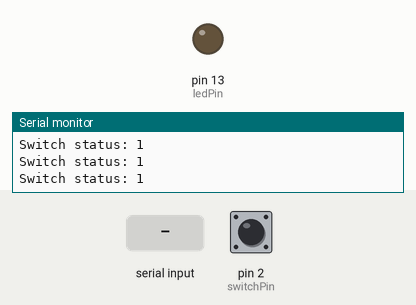
Recording of a sketch running on a simulated Arduino Uno, built with avr-gcc and run on an emulated ATmega328P. On the bench: output pins drawn as LEDs (lit = HIGH), the last lines printed to the serial monitor. The test bench sets the inputs (shaded band); at power-on: pin 2 (switchPin) HIGH.

Above: at 1.2 s.
1.3 s: "led_on\n" received over Serial
At 2.2 s:
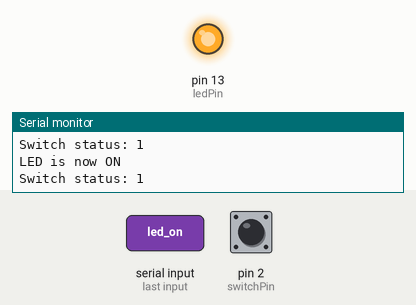
3.0 s: "led_off\n" received over Serial
At 3.6 s:
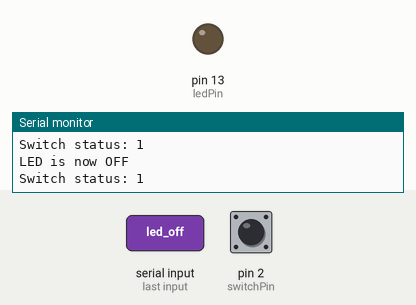
Timing chart, 0 to 6.0 s (numbered marks = the images above; inputs shaded):
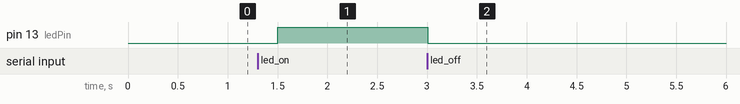

The sketch:

sketch_oct13a.ino
```cpp
int switchPin = 2; // The pin for the switch
int ledPin = 13; // The pin for the LED

void setup() {
  pinMode(switchPin, INPUT_PULLUP); // Set the switch pin as input with pull-up resistor
  pinMode(ledPin, OUTPUT); // Set the LED pin as output

  Serial.begin(9600); // Start the serial communication
}

void loop() {
  // Read the state of the switch
  int switchState = digitalRead(switchPin);

  // Send switch status to PC
  Serial.print("Switch status: ");
  Serial.println(switchState);

  // Look for incoming serial data
  if (Serial.available()) {
    String command = Serial.readStringUntil('\n');

    if (command == "led_on") {
      digitalWrite(ledPin, HIGH); // Turn on the LED
      Serial.println("LED is now ON");
    } else if (command == "led_off") {
      digitalWrite(ledPin, LOW); // Turn off the LED
      Serial.println("LED is now OFF");
    }
  }

  delay(500); // Delay for stability
}
```

Measured:
- after the input at 1.3 s, pin 13 (ledPin): LOW → HIGH after 0.20 s
- after the input at 3.0 s, pin 13 (ledPin): HIGH → LOW at once
